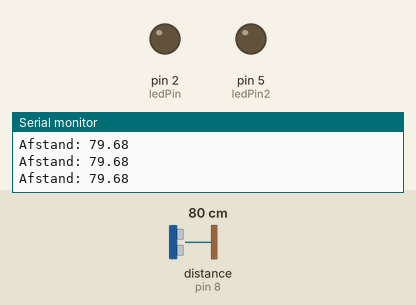
This sketch was run on a simulated Arduino Uno, built with avr-gcc and run on an emulated ATmega328P. Shown: output pins drawn as LEDs (lit = HIGH), the last lines printed to the serial monitor. Wiring (inferred from the names in the program): ultrasonic range finder: trigger pin 12; echo pin 8. Dashed ring = blinking. The test bench sets the inputs (shaded band); at power-on: distance to the obstacle (sensor on pin 8) 80 cm. The echo pulse lasts 58.3 µs per cm; pins used as bus, display or sensor lines are not drawn.

Above: at 1.2 s.
1.3 s: distance to the obstacle (sensor on pin 8) set to 34 cm
2.8 s: distance to the obstacle (sensor on pin 8) set to 28 cm
At 3.8 s:
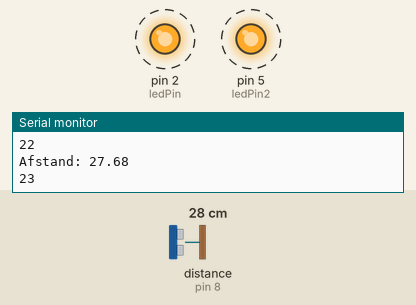
5.8 s: distance to the obstacle (sensor on pin 8) set to 35 cm
At 7.0 s:
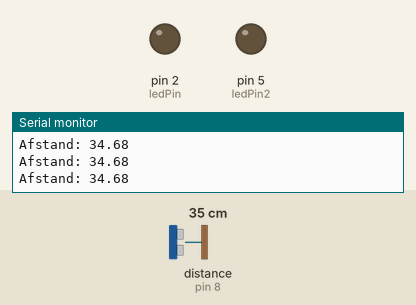
8.0 s: distance to the obstacle (sensor on pin 8) set to 2 cm
At 8.5 s:
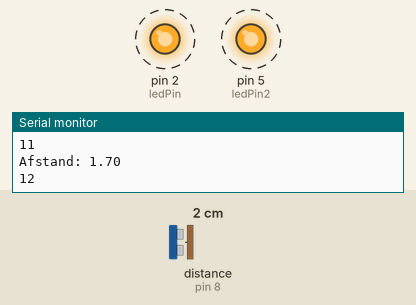
Timing chart, 0 to 12.0 s (numbered marks = the images above; inputs shaded):
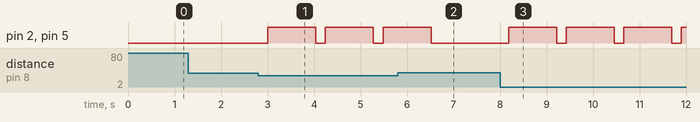

Measured:
- the behaviour switches between 31 and 30 cm on distance to the obstacle (sensor on pin 8) (found by bisection; images 0 and 1)
- after the input at 2.8 s, pin 2 (ledPin), pin 5 (ledPin2): alternates HIGH for 1.0 s and LOW for 0.21 s, starting after 0.21 s
- after the input at 5.8 s, pin 2 (ledPin), pin 5 (ledPin2): goes on until 6.5 s, then stays LOW
- after the input at 8.0 s, pin 2 (ledPin), pin 5 (ledPin2): alternates HIGH for 1.0 s and LOW for 0.21 s, starting after 0.19 s

The sketch:

sketch_jan29c.ino
```cpp
const int trigPin = 12;
const int echoPin = 8;
const int ledPin = 2;
const int ledPin2 = 5;

struct DetectieStatus {
  int teller;
  boolean lichtenAan;
  unsigned long previousMillis;
};

DetectieStatus detectie;

const long interval = 5000;  // Interval van 5 seconden
const long lichtenAanInterval = 1000;  // Interval van 1 seconde voor het uitschakelen van de lichten
const float detectieAfstand = 30.0;  // Afstand in centimeters om de LED's aan te zetten

void setup() {
    Serial.begin(115200);
    pinMode(trigPin, OUTPUT);
    pinMode(echoPin, INPUT);
    pinMode(ledPin, OUTPUT);
    pinMode(ledPin2, OUTPUT);
    digitalWrite(ledPin, LOW);
    digitalWrite(ledPin2, LOW);

    // Initialisatie van de detectie status
    detectie.teller = 0;
    detectie.lichtenAan = false;
}

void triggerUltrasoneSensor() {
    digitalWrite(trigPin, LOW);
    delayMicroseconds(2);
    digitalWrite(trigPin, HIGH);
    delayMicroseconds(10);
    digitalWrite(trigPin, LOW);
}

float meetAfstand() {
    float duration = pulseIn(echoPin, HIGH);
    return (duration * 0.0343) / 2;  // Deel door 2 omdat we de enkele afstand willen
}

void updateLichten(boolean status) {
    digitalWrite(ledPin, status ? HIGH : LOW);
    digitalWrite(ledPin2, status ? HIGH : LOW);
}

void loop() {
    unsigned long currentMillis = millis();

    triggerUltrasoneSensor();
    float afstand = meetAfstand();

    Serial.print("Afstand: ");
    Serial.println(afstand);

    if (afstand < detectieAfstand) {
        detectie.teller++;
        Serial.println(detectie.teller);

        if (detectie.teller >= 5 && !detectie.lichtenAan) {
            updateLichten(true);
            Serial.println("Lichten aan!");

            detectie.lichtenAan = true;
            detectie.previousMillis = currentMillis;
        }
    }

    // Controleer of het interval voor het uitschakelen van de lichten is verstreken
    if (detectie.lichtenAan && currentMillis - detectie.previousMillis >= lichtenAanInterval) {
        updateLichten(false);
        Serial.println("Lichten uit!");

        // Reset de teller en update de vorige tijd
        detectie.teller = 0;
        detectie.lichtenAan = false;
        detectie.previousMillis = currentMillis; // Reset de timer voor het uitschakelen van de lichten
    }

    // Controleer of het interval is verstreken
    if (detectie.lichtenAan && currentMillis - detectie.previousMillis >= interval) {
        updateLichten(false);
        Serial.println("Lichten uit!");

        // Reset de teller en update de vorige tijd
        detectie.teller = 0;
        detectie.lichtenAan = false;
    }

    // Reduceer de vertraging om de detectiesnelheid te verhogen
    delay(40);
}
```
